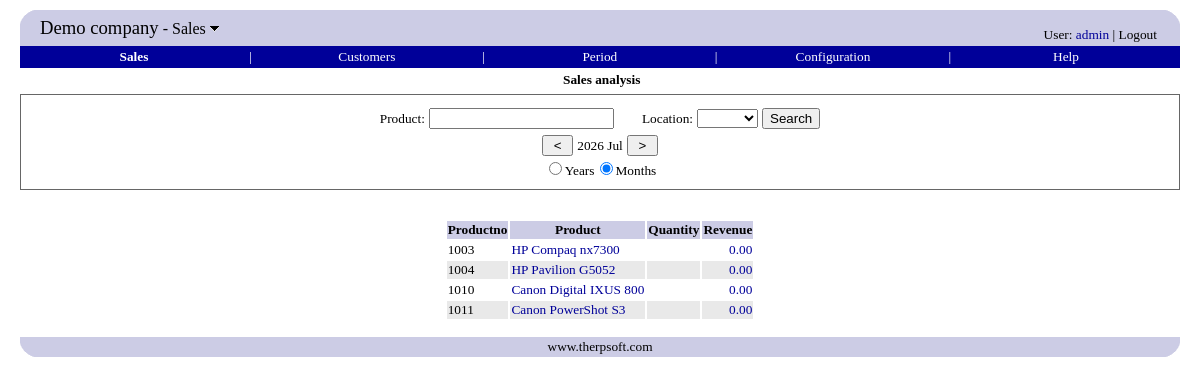
The app's page /sales/sales_analysis.php (signed in), older data.
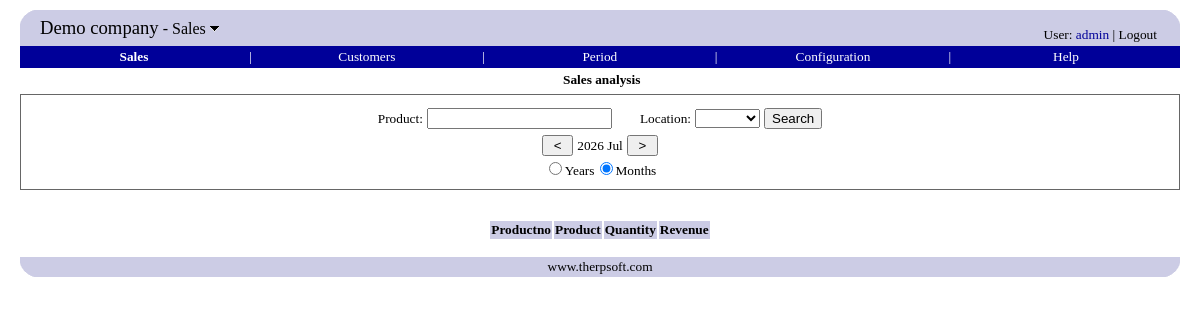
The same page, newer data.
### tables this page shows
CREATE TABLE `companyinfo` (
  `companyname` varchar(80) default NULL,
  `vatnumber` varchar(32) default NULL,
  `streetaddress` varchar(128) default NULL,
  `city` varchar(32) default NULL,
  `zipcode` varchar(20) default NULL,
  `email` varchar(80) default NULL
);

CREATE TABLE `product` (
  `productid` varchar(32) NOT NULL,
  `description` varchar(80) NOT NULL default '',
  `purchase_price` double default '0',
  `model` varchar(80) NOT NULL default '',
  `quantity` int(11) NOT NULL default '0',
  `categoryid` int(10) unsigned NOT NULL,
  unittype integer unsigned,
  active smallint not null default '1',
  PRIMARY KEY  (`productid`)
);

### sales/include.php (called while the page is built, shortened)
<?php
include('../include/therp_include.php');
function menubar($currentHref = null, $helpUrl = 'http://therp.sf.net')
{
	top0("Sales");
}
?>

### include/database.inc.php (called while the page is built, shortened)
<?php
function query($sql)
{
	$q = mysql_query($sql);
	$err = mysql_error();
	return $q;
}
function fetch_array($query)
{
	return mysql_fetch_array($query);
}
function fetch_object($query)
{
	return mysql_fetch_object($query);
}
function findValue($sql, $default = null)
{
    $rs = query($sql);
    $row = fetch_array($rs);
    return $row[0];
}
?>

### sales/sales_analysis.php (the view, shortened to what the changed rows need)
<?php
    $model = getParam('model');
	$type = getParam('type', TYPE_MONTHS);
	if ($type == TYPE_MONTHS)
		$start = getMonthStepperDate();
	else
		$start = getYearStepperDate();
	$end = addTime($start, $type);
	$locationSQL = "1=1";
	$selectSQL = "
	select
	    p.productid,
	    model,
	    (select sum(soi.quantity)
	     from salesorder_item soi
	     join salesorder so on so.orderid=soi.orderid and orderdate >= from_unixtime($start) and orderdate < from_unixtime($end)
	     where soi.productid=p.productid and $locationSQL) as quantity,
	    (select sum(soi.quantity*soi.unitprice)
	     from salesorder_item soi
	     join salesorder so on so.orderid=soi.orderid and orderdate >= from_unixtime($start) and orderdate < from_unixtime($end)
	     where soi.productid=p.productid and $locationSQL) as revenue
	     from product p
	where model like '$model%'
	and productid not in (" . PRODUCTID_UNSPECIFIED . ", " . PRODUCTID_ROUNDING . ")
	";
?>
<head>
</head>
<body>
<?php menubar('index.php') ?>
<center>
<table>
<th><?php etr("Productno") ?></th>
<th><?php etr("Product") ?></th>
<th><?php etr("Quantity") ?></th>
<th><?php etr("Revenue") ?></th>
<?php
    $rs = query($selectSQL);
    $class = "odd";
    while ($row = fetch_object($rs)) {
    	$href = "product.php?productid=$row->productid";
        echo "<tr class='$class'>";
        echo "<td>$row->productid</td>";
        echo "<td><a href='$href'>$row->model</a></td>";
		$href = "sales.php?productid=$row->productid&starttime=$start&endtime=$end";
        echo "<td align=right><a href='$href'>$row->quantity</a></td>";
        echo "<td align=right><a href='$href'>" . formatMoney($row->revenue) . "</a></td>";
        echo "</tr>";
        $class = ($class == "odd" ? "even" : "odd");
    }
?>
</table>
</center>
<?php bottom() ?>
</body>

### include/therp_include.php (shortened to what the changed rows need)
<?php
include('standard_include.php');
function top0($module = null)
{
	echo "<table cellpadding=0 cellspacing=0 width='100%' border=0>";
	echo "<tr>";
	echo "<td rowspan=2 bgColor='#CCCCE5'>";
	$title = tr("Switch module");
	$thERP = findValue("select companyname from companyinfo");
	echo "<span style='font-size: 14pt;'>";
	echo "<a class=logo href='../common/modules.php' title='$title'>$thERP</a></span>";
	echo "</td>";
	echo "</tr>";
	echo "</table>\n";
}
function bottom()
{
	echo "<br>";
}
?>

Row changes from the older to the newer data that the page shows:
removed product: productid "1003", model "HP Compaq nx7300", revenue "0.00"
removed product: productid "1004", model "HP Pavilion G5052", revenue "0.00"
removed product: productid "1010", model "Canon Digital IXUS 800", revenue "0.00"
removed product: productid "1011", model "Canon PowerShot S3", revenue "0.00"
